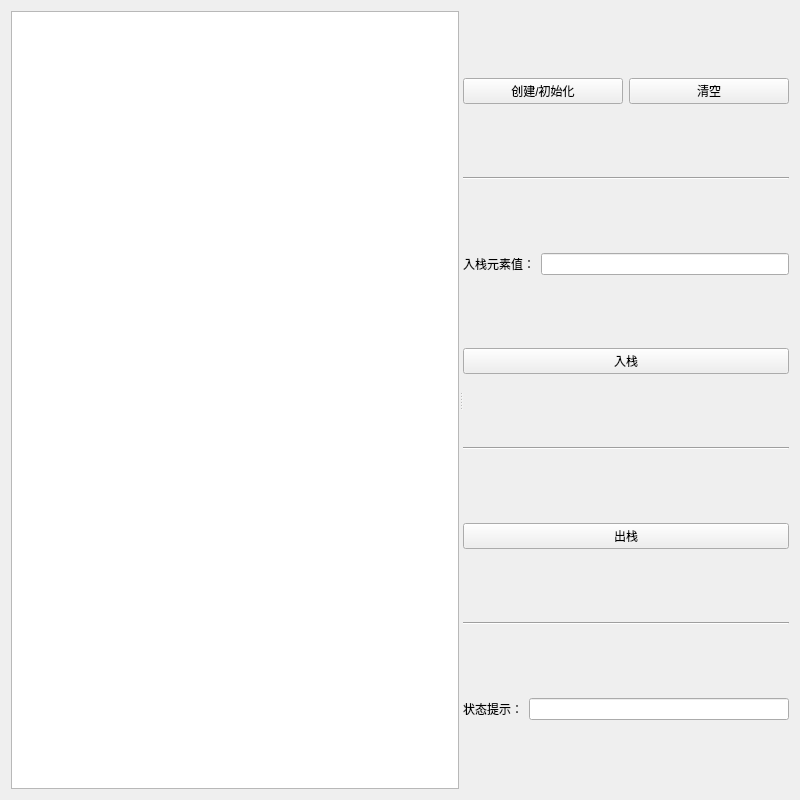
<?xml version="1.0" encoding="UTF-8"?>
<ui version="4.0">
 <class>Stack</class>
 <widget class="QWidget" name="Stack">
  <property name="windowModality">
   <enum>Qt::ApplicationModal</enum>
  </property>
  <property name="geometry">
   <rect>
    <x>0</x>
    <y>0</y>
    <width>800</width>
    <height>800</height>
   </rect>
  </property>
  <property name="windowTitle">
   <string>顺序栈</string>
  </property>
  <layout class="QGridLayout" name="gridLayout">
   <item row="0" column="0">
    <widget class="QSplitter" name="hSplitter">
     <property name="orientation">
      <enum>Qt::Horizontal</enum>
     </property>
     <widget class="QSplitter" name="vSplitter">
      <property name="orientation">
       <enum>Qt::Vertical</enum>
      </property>
      <widget class="QGraphicsView" name="graphicsView"/>
     </widget>
     <widget class="QWidget" name="layoutWidget">
      <layout class="QVBoxLayout" name="verticalLayout">
       <item>
        <layout class="QHBoxLayout" name="horizontalLayout">
         <item>
          <widget class="QPushButton" name="initButton">
           <property name="text">
            <string>创建/初始化</string>
           </property>
          </widget>
         </item>
         <item>
          <widget class="QPushButton" name="clearButton">
           <property name="text">
            <string>清空</string>
           </property>
          </widget>
         </item>
        </layout>
       </item>
       <item>
        <widget class="Line" name="line">
         <property name="orientation">
          <enum>Qt::Horizontal</enum>
         </property>
        </widget>
       </item>
       <item>
        <layout class="QHBoxLayout" name="horizontalLayout_2">
         <item>
          <widget class="QLabel" name="label">
           <property name="text">
            <string>入栈元素值：</string>
           </property>
          </widget>
         </item>
         <item>
          <widget class="QLineEdit" name="pushEdit"/>
         </item>
        </layout>
       </item>
       <item>
        <widget class="QPushButton" name="pushButton">
         <property name="text">
          <string>入栈</string>
         </property>
        </widget>
       </item>
       <item>
        <widget class="Line" name="line_2">
         <property name="orientation">
          <enum>Qt::Horizontal</enum>
         </property>
        </widget>
       </item>
       <item>
        <widget class="QPushButton" name="popButton">
         <property name="text">
          <string>出栈</string>
         </property>
        </widget>
       </item>
       <item>
        <widget class="Line" name="line_3">
         <property name="orientation">
          <enum>Qt::Horizontal</enum>
         </property>
        </widget>
       </item>
       <item>
        <layout class="QHBoxLayout" name="horizontalLayout_3">
         <item>
          <widget class="QLabel" name="label_2">
           <property name="text">
            <string>状态提示：</string>
           </property>
          </widget>
         </item>
         <item>
          <widget class="QLineEdit" name="statusEdit"/>
         </item>
        </layout>
       </item>
      </layout>
     </widget>
    </widget>
   </item>
  </layout>
 </widget>
 <resources/>
 <connections/>
</ui>
